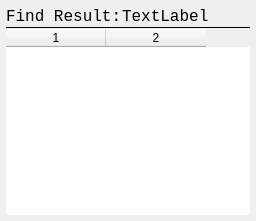
<?xml version="1.0" encoding="UTF-8"?>
<ui version="4.0">
 <class>FindWidget</class>
 <widget class="QWidget" name="FindWidget">
  <property name="geometry">
   <rect>
    <x>0</x>
    <y>0</y>
    <width>256</width>
    <height>221</height>
   </rect>
  </property>
  <property name="windowTitle">
   <string>Form</string>
  </property>
  <layout class="QVBoxLayout" name="verticalLayout">
   <property name="spacing">
    <number>0</number>
   </property>
   <property name="leftMargin">
    <number>6</number>
   </property>
   <property name="topMargin">
    <number>6</number>
   </property>
   <property name="rightMargin">
    <number>6</number>
   </property>
   <property name="bottomMargin">
    <number>6</number>
   </property>
   <item>
    <layout class="QHBoxLayout" name="horizontalLayout">
     <item>
      <widget class="QLabel" name="label">
       <property name="font">
        <font>
         <family>Consolas</family>
         <pointsize>12</pointsize>
        </font>
       </property>
       <property name="contextMenuPolicy">
        <enum>Qt::NoContextMenu</enum>
       </property>
       <property name="text">
        <string>Find Result:</string>
       </property>
      </widget>
     </item>
     <item>
      <widget class="QLabel" name="srclb">
       <property name="font">
        <font>
         <family>Consolas</family>
         <pointsize>12</pointsize>
        </font>
       </property>
       <property name="contextMenuPolicy">
        <enum>Qt::NoContextMenu</enum>
       </property>
       <property name="text">
        <string>TextLabel</string>
       </property>
      </widget>
     </item>
     <item>
      <spacer name="horizontalSpacer">
       <property name="orientation">
        <enum>Qt::Horizontal</enum>
       </property>
       <property name="sizeHint" stdset="0">
        <size>
         <width>40</width>
         <height>20</height>
        </size>
       </property>
      </spacer>
     </item>
    </layout>
   </item>
   <item>
    <widget class="Line" name="line">
     <property name="frameShadow">
      <enum>QFrame::Plain</enum>
     </property>
     <property name="orientation">
      <enum>Qt::Horizontal</enum>
     </property>
    </widget>
   </item>
   <item>
    <widget class="QTableWidget" name="tableWidget">
     <property name="font">
      <font>
       <family>Microsoft YaHei UI</family>
      </font>
     </property>
     <property name="frameShape">
      <enum>QFrame::NoFrame</enum>
     </property>
     <property name="frameShadow">
      <enum>QFrame::Sunken</enum>
     </property>
     <property name="lineWidth">
      <number>0</number>
     </property>
     <property name="columnCount">
      <number>2</number>
     </property>
     <column/>
     <column/>
    </widget>
   </item>
  </layout>
 </widget>
 <resources/>
 <connections/>
</ui>
